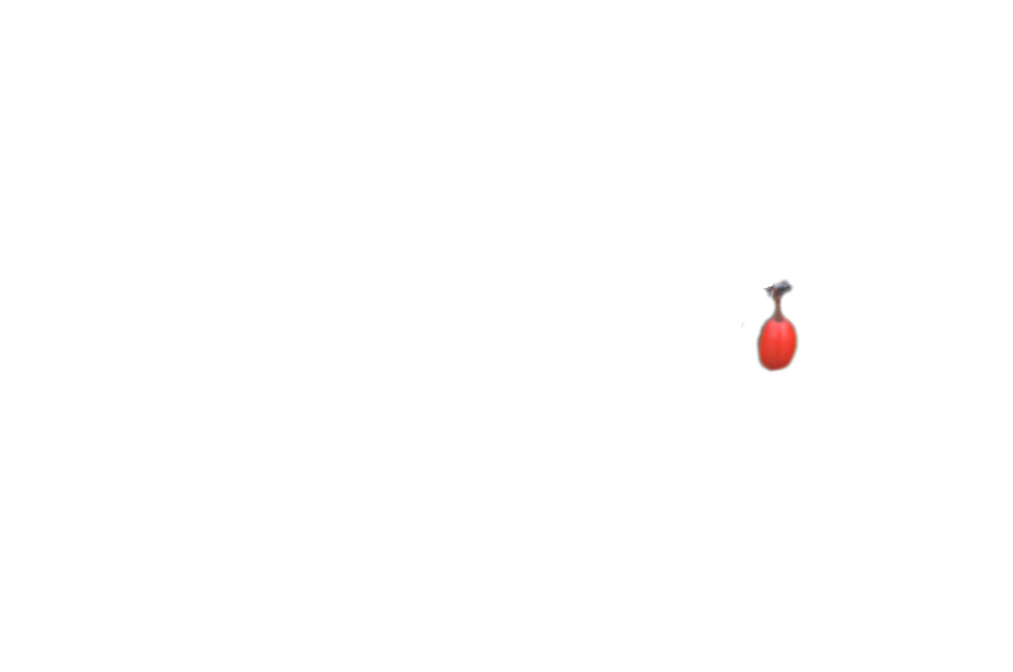
#> input picture test for different hash fucntions/testDataCompress/berries_1.png, 3039 x 2014 px (shown at 1/3 size); its folder holds 4 pictures in this run
$ python main.py
#> lines starting #> are read from the running program, lines starting #| are printed output that depends on the picture
### test for different hash fucntions/Image_Array_Generater.py
from PIL import Image
import os
class Image_Array_Generater:
    def __init__(self):
        self.image_array=[]

    def getImageArray(self,folder_path):
#> called with folder_path = 'testDataCompress'
        for filename in os.listdir(folder_path):
            if filename.endswith(".png"):
                img = Image.open(os.path.join(folder_path, filename))
#> img is the input picture: PIL image 3039x2014 RGBA; mean R, G, B, A 254.5, 254.2, 254.1, 0.8
                self.image_array.append(img)

### test for different hash fucntions/Phash_test_rotate.py
import imagehash


class Phash_test_rotate:
    def __init__(self, image_array):
        self.image_array = image_array
        self.Rotate_array = []
        self.hash_difference = []

    def rotate(self, angle):
#> called with angle = 90
        count = 0
        for image in self.image_array:
            fileName = "rotate image/rotatedImage"
            format = ".png"
            location = "{}{}{}".format(fileName, count, format)
            rotated_image = image.rotate(angle)

            # print(len(buffer.getbuffer()))
            self.Rotate_array.append(rotated_image)
            rotated_image.save(location)
            count += 1
#> this loop made 4 passes
#> pass 2, in rotate, `rotated_image = image.rotate(angle)`:
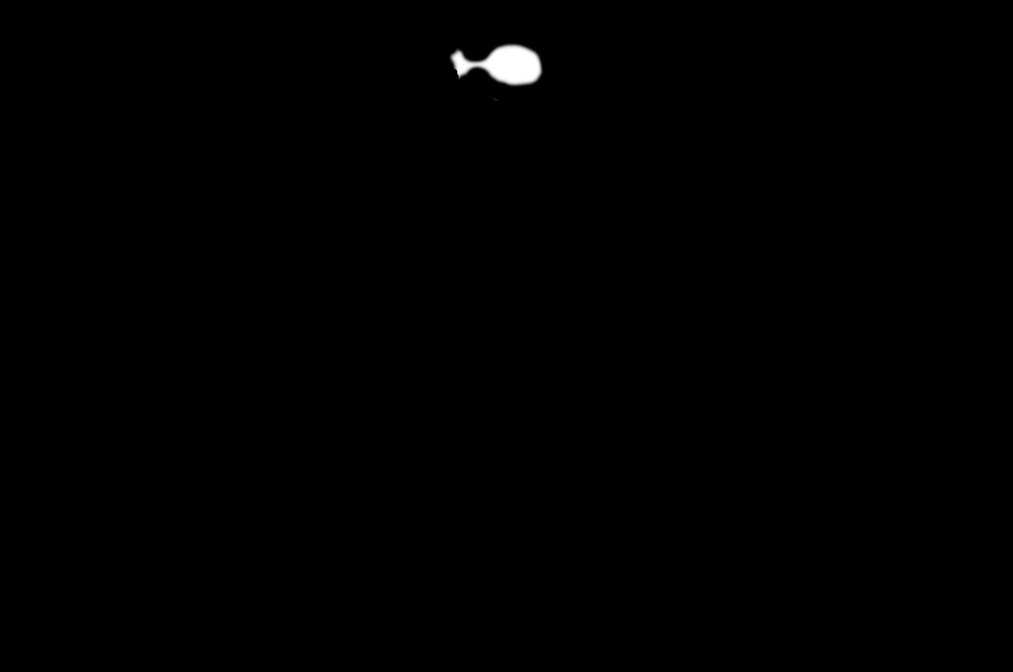
#> rotated_image: PIL image 3039x2014 L (shown at 1/3 size); min 0, max 255, mean 0.8
#> pass 3, in rotate, `rotated_image = image.rotate(angle)`:
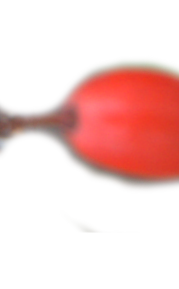
#> rotated_image: PIL image 179x289 RGBA; mean R, G, B, A 133.3, 98.7, 95.1, 64.2; transparent parts drawn white
#> after the loop:
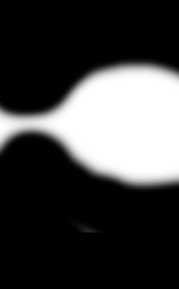
#> rotated_image: PIL image 179x289 L; min 0, max 255, mean 64.2

    def calculate_hash(self):
        hash_image=[]
        hash_rotated_image=[]
        for image in self.image_array:
            hash = imagehash.phash(image)
            hash_image.append(hash)
        for rotated_image in self.Rotate_array:
            hash = imagehash.phash(rotated_image)
            hash_rotated_image.append(hash)
        for i in range(len(hash_image)):
            hash_diff=hash_image[i]-hash_rotated_image[i]
            self.hash_difference.append(hash_diff)

### test for different hash fucntions/main.py


from Image_Array_Generater import Image_Array_Generater
from Phash_test_compress import Phash_test_compress
from Phash_test_rotate import Phash_test_rotate

# [45 lines of commented-out code are left out]

IG=Image_Array_Generater()
IG.getImageArray("testDataCompress")
test=Phash_test_rotate(IG.image_array)
test.rotate(90)
test.calculate_hash()
#> (the call stopped at in calculate_hash, `hash = imagehash.phash(image)`: imagehash is not available in this run)
print(test.hash_difference)
